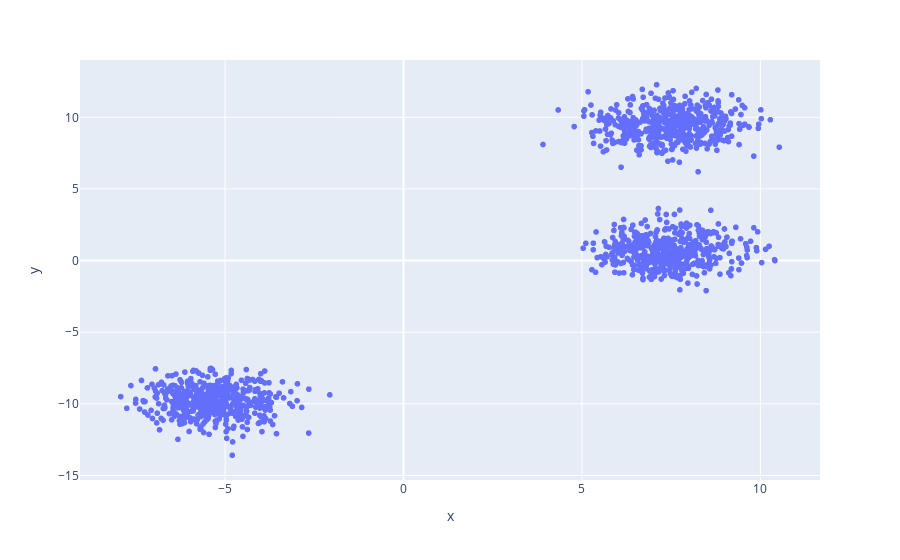

Notebook code cell kept with this figure:
### Markdown cell above
# Clustering

### Code cell
n_samples = 1500
blobs = pd.DataFrame(datasets.make_blobs(n_samples=n_samples, random_state=8)[0])
px.scatter(x=blobs[0], y=blobs[1])

### Figure 1 — Plotly figure (JSON) as saved in the notebook; plotly's stock layout.template omitted (floating-point values rounded to 4 significant figures; data arrays with more than 128 entries replaced by an {"elided": "..."} marker saying what was removed)
{"data": [{"hovertemplate": "x=%{x}<br>y=%{y}<extra></extra>", "legendgroup": "", "marker": {"color": "#636efa", "symbol": "circle"}, "mode": "markers", "name": "", "showlegend": false, "type": "scattergl", "x": {"elided": "1500 float values"}, "xaxis": "x", "y": {"elided": "1500 float values"}, "yaxis": "y"}], "layout": {"legend": {"tracegroupgap": 0}, "margin": {"t": 60}, "xaxis": {"anchor": "y", "domain": [0, 1], "title": {"text": "x"}}, "yaxis": {"anchor": "x", "domain": [0, 1], "title": {"text": "y"}}}}
